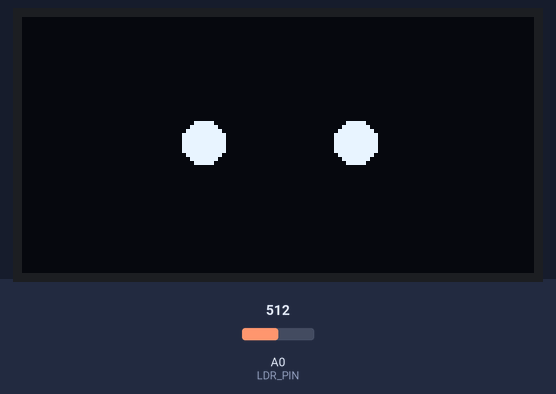
Bench run of a sketch on a simulated Arduino Nano, built with avr-gcc and run on an emulated ATmega328P. On the bench: 128×64 one-colour display. The inputs (shaded band) are chosen by the test bench; at power-on: A0 (LDR_PIN) = 512. Random numbers use the default seed unless the sketch sets one.

Above: at 4.4 s.
4.5 s: A0 (LDR_PIN) set to 109
6.0 s: A0 (LDR_PIN) set to 94
At 6.53 s:
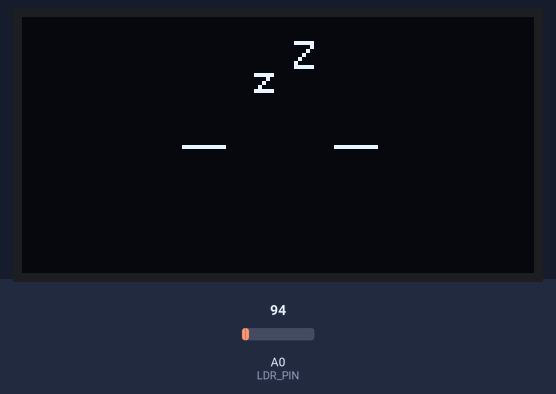
8.5 s: A0 (LDR_PIN) set to 110
At 21.95 s:
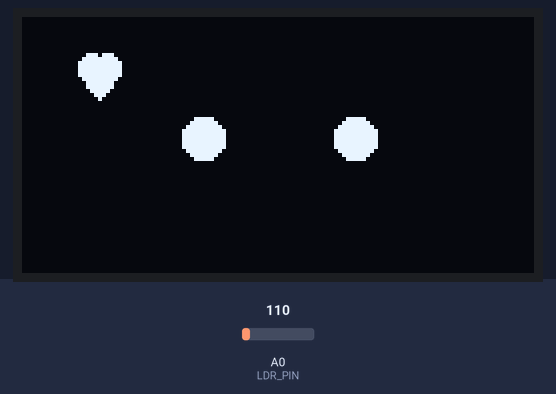
Timing chart, 0 to 23.2 s (numbered marks = the images above; inputs shaded):
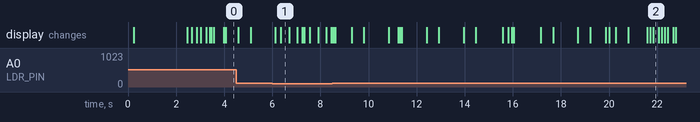

Measured:
- the behaviour switches between 100 and 99 on A0 (LDR_PIN) (found by bisection; images 0 and 1)

The sketch:

oled_photo_nano.ino
```cpp
#include <Arduino.h>
#include <Wire.h>
#include <U8g2lib.h>
#include <math.h>

// ======================================================
// OLED
// ======================================================

U8G2_SH1106_128X64_NONAME_1_HW_I2C display(U8G2_R0);

// ======================================================
// PINS
// ======================================================

#define LDR_PIN A0


// ======================================================
// MOODS
// ======================================================

enum Mood {
  SLEEP,
  NORMAL,
  ANNOYED
};

Mood mood = NORMAL;

// ======================================================
// ANIMATION
// ======================================================

bool eyesClosed = false;

unsigned long lastBlink = 0;

unsigned long lastHeart = 0;
bool showHeart = false;

int breatheOffset = 0;

// ======================================================
// LIGHT
// ======================================================

int lightValue = 0;

// VALORES PARA NANO (0-1023)
const int DARK_THRESHOLD = 100;
const int BRIGHT_THRESHOLD = 700;

// ======================================================
// SETUP
// ======================================================

void setup() {

  Wire.begin();

  display.begin();

  randomSeed(analogRead(LDR_PIN));

  bootScreen();
}

// ======================================================
// LOOP
// ======================================================

void loop() {

  readLight();

  updateMood();

  updateBlink();

  updateHeart();

  render();

  delay(30);
}

// ======================================================
// BOOT SCREEN
// ======================================================

void bootScreen() {

  display.firstPage();

  do {

    display.setFont(u8g2_font_helvB10_tr);

    display.drawStr(18, 28, "by Dai!");

    display.setFont(u8g2_font_helvR10_tr);

    display.drawStr(48, 48, "2026 :D");

  } while(display.nextPage());

  delay(2200);

  // mini blink cute
  for(int i = 0; i < 2; i++) {

    display.firstPage();

    do {

      display.drawLine(44, 34, 52, 34);
      display.drawLine(76, 34, 84, 34);

    } while(display.nextPage());

    delay(120);

    display.firstPage();

    do {

      display.drawDisc(45, 34, 5);
      display.drawDisc(83, 34, 5);

    } while(display.nextPage());

    delay(180);
  }
}

// ======================================================
// LIGHT SENSOR
// ======================================================

void readLight() {

  lightValue = analogRead(LDR_PIN);
}

// ======================================================
// MOOD LOGIC
// ======================================================

void updateMood() {

  if(lightValue < DARK_THRESHOLD) {

    mood = SLEEP;
  }

  else if(lightValue > BRIGHT_THRESHOLD) {

    mood = ANNOYED;
  }

  else {

    mood = NORMAL;
  }
}

// ======================================================
// BLINK
// ======================================================

void updateBlink() {

  static int blinkStage = 0;

  unsigned long now = millis();

  int blinkRate;

  if(mood == ANNOYED)
    blinkRate = random(1800, 3500);

  else
    blinkRate = random(3000, 7000);

  // iniciar blink
  if(blinkStage == 0 && now - lastBlink > blinkRate) {

    eyesClosed = true;

    blinkStage = 1;

    lastBlink = now;
  }

  // abrir despues primer blink
  else if(blinkStage == 1 && now - lastBlink > 120) {

    eyesClosed = false;

    if(mood == ANNOYED) {

      blinkStage = 2;
    }

    else {

      blinkStage = 0;
    }

    lastBlink = now;
  }

  // segundo blink
  else if(blinkStage == 2 && now - lastBlink > 90) {

    eyesClosed = true;

    blinkStage = 3;

    lastBlink = now;
  }

  // terminar doble blink
  else if(blinkStage == 3 && now - lastBlink > 120) {

    eyesClosed = false;

    blinkStage = 0;

    lastBlink = now;
  }
}

// ======================================================
// HEART RANDOM
// ======================================================

void updateHeart() {

  unsigned long now = millis();

  if(mood == NORMAL) {

    if(!showHeart && random(0, 2500) > 2492) {

      showHeart = true;

      lastHeart = now;
    }

    if(showHeart && now - lastHeart > 1200) {

      showHeart = false;
    }
  }

  else {

    showHeart = false;
  }
}

// ======================================================
// RENDER
// ======================================================

void render() {

  breatheOffset = sin(millis() * 0.002) * 2;

  display.firstPage();

  do {

    switch(mood) {

      case SLEEP:
        drawSleepFace();
        break;

      case NORMAL:
        drawNormalFace();
        break;

      case ANNOYED:
        drawAnnoyedFace();
        break;
    }

  } while(display.nextPage());
}

// ======================================================
// NORMAL FACE
// ======================================================

void drawNormalFace() {

  int y = 30 + breatheOffset;

  if(eyesClosed) {

    display.drawLine(40, y, 50, y);
    display.drawLine(78, y, 88, y);
  }

  else {

    display.drawDisc(45, y, 5);
    display.drawDisc(83, y, 5);
  }

  // heart
  if(showHeart) {

    int heartX = 20 + sin(millis() * 0.004);
    int heartY = 14 + sin(millis() * 0.01) * 2;

    drawHeart(heartX, heartY);
  }
}

// ======================================================
// SLEEP FACE
// ======================================================

void drawSleepFace() {

  int y = 32;

  display.drawLine(40, y, 50, y);
  display.drawLine(78, y, 88, y);

  int zOffset = (millis() / 300) % 10;

  display.setFont(u8g2_font_6x12_tr);

  display.drawStr(58, 20 - zOffset, "z");
  display.drawStr(68, 14 - zOffset, "Z");
}

// ======================================================
// BRIGHT LIGHT FACE
// ======================================================

void drawAnnoyedFace() {

  int y = 30 + breatheOffset;

  if(eyesClosed) {

    // >
    display.drawLine(38, y - 4, 45, y);
    display.drawLine(38, y + 4, 45, y);

    // <
    display.drawLine(90, y - 4, 83, y);
    display.drawLine(90, y + 4, 83, y);
  }

  else {

    display.drawDisc(45, y, 5);
    display.drawDisc(83, y, 5);
  }
}

// ======================================================
// HEART
// ======================================================

void drawHeart(int x, int y) {

  display.drawDisc(x - 2, y, 3);
  display.drawDisc(x + 2, y, 3);

  display.drawTriangle(
    x - 5, y + 1,
    x + 5, y + 1,
    x, y + 8
  );
}
```
